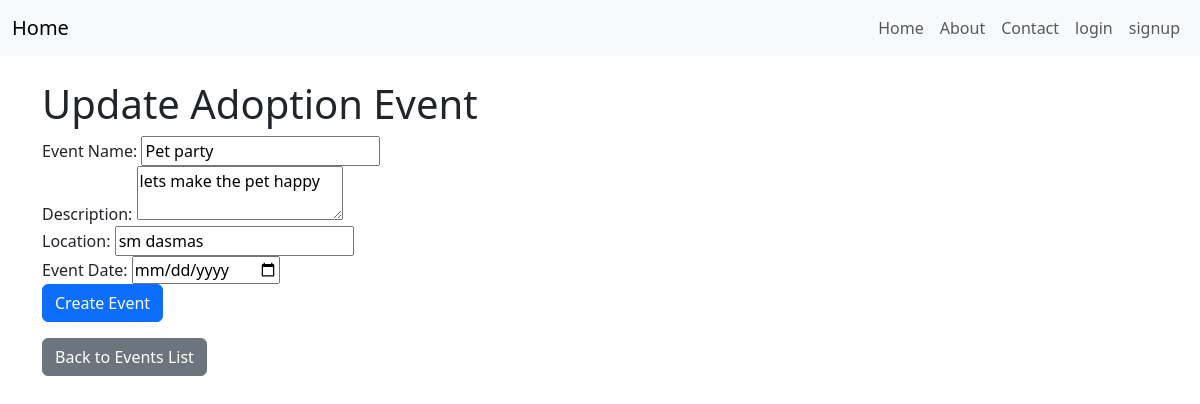
Page /event/6/edit/ on the committed database.
### app/models.py (models this page shows, shortened)
class AdoptionEvent(models.Model):
    name = models.CharField(max_length=200)
    description = models.TextField()
    location = models.CharField(max_length=300)
    event_date = models.DateTimeField()
    organizer = models.ForeignKey(settings.AUTH_USER_MODEL, on_delete=models.CASCADE, related_name='events')

### app/views.py (the view, shortened to what this page needs)
# urls.py: path('event/<int:pk>/edit/', AdoptionEventUpdateView.as_view(), name='adoption_event_update'),
class AdoptionEventUpdateView(UpdateView):
    model = AdoptionEvent
    fields = ['name', 'description', 'location', 'event_date']
    template_name = 'events/adoption_event_update.html'
    def get_context_data(self, **kwargs):
        context = super().get_context_data(**kwargs)
        context['event'] = self.object
        return context

### app/templates/events/adoption_event_update.html (shortened to what this page needs)
{% extends 'app/base.html' %}
{% block content %}
  <h1>Update Adoption Event</h1>
  <form action="{% url 'adoption_event_update' event.pk %}" method="POST">
    <div>
      <label for="id_name">Event Name:</label>
      <input type="text" id="id_name" name="name" required value="{{ form.name.value }}">
    </div>
    <div>
      <label for="id_description">Description:</label>
      <textarea id="id_description" name="description" required>{{ form.description.value }}</textarea>
    </div>
    <div>
      <label for="id_location">Location:</label>
      <input type="text" id="id_location" name="location" required value="{{ form.location.value }}">
    </div>
    <div>
      <label for="id_event_date">Event Date:</label>
      <input type="date" id="id_event_date" name="event_date" required value="{{ form.event_date.value }}">
    </div>
    <div>
      <button type="submit" class="btn btn-primary">Create Event</button>
    </div>
  </form>
  <a href="{% url 'adoption_event_list' %}" class="btn btn-secondary mt-3">Back to Events List</a>
{% endblock content %}

### rows in the picture
AdoptionEvent: name "Pet party", description "lets make the pet happy", location "sm dasmas"
